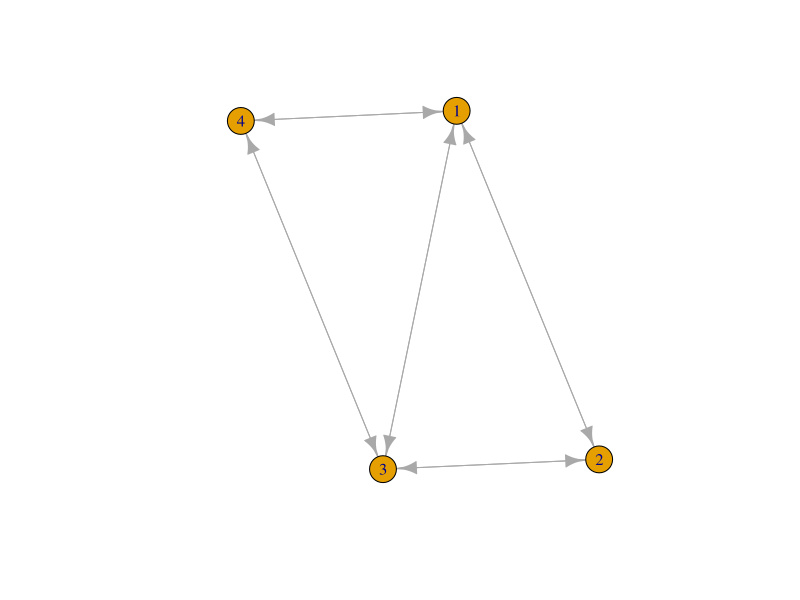
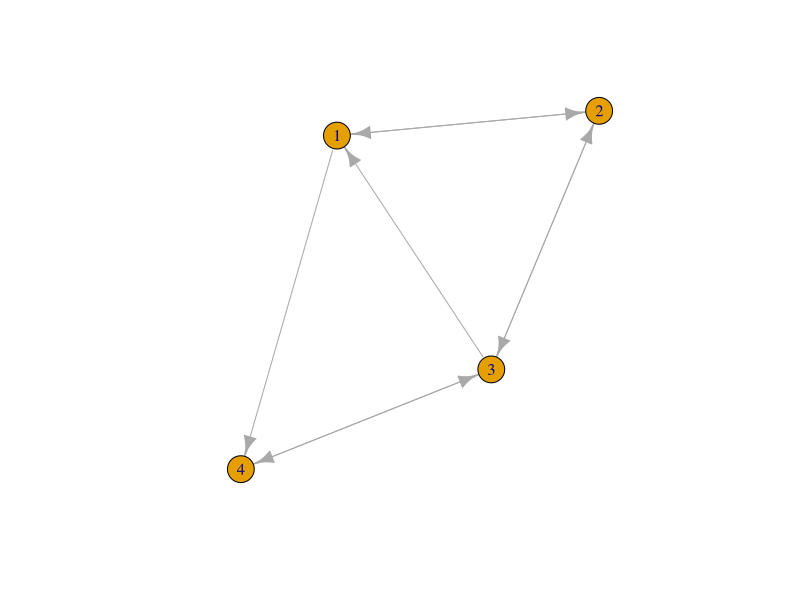

Write R code to recreate these figures, in order.
## ---- chunk 1
knitr::opts_chunk$set(echo = TRUE)
## ---- chunk 2
set.seed(42)
snm <- matrix(sample(x= 0:1, size=100*100, replace = T), nrow = 100, ncol = 100)

diag(snm) <- 0

snm2 <- t(snm)

snm[upper.tri(snm)] <- snm2[upper.tri(snm2)]

snmsums <- rowSums (x=snm)
mean(snmsums)

#descriptives: mean nominations, stddev, outdegree, indegree
sum (snmsums)

density <- (sum(snmsums)/9900)
#density (total ties/possible ties)

density

rm(snmd)

snmd <- matrix(sample(x= 0:1, size=10000, replace = T), nrow = 100, ncol = 100)

diag(snmd) <- 0

snmd2 <- (t(snmd[upper.tri(snmd)])+snmd[lower.tri(snmd)])


set.seed(40)

snt <- matrix(sample(x= 0:1, size=4*4, replace = T), nrow = 4, ncol = 4)

diag(snt) <- 0

snt2 <- t(snt)



snt[upper.tri(snt)] <- snt2[upper.tri(snt2)]
snt[lower.tri(snt)]

# Print connections 1 (3 and 4)
# Test if 3 connects to 4
#
## ---- chunk 3
install.packages("igraph")
library(igraph)

set.seed(123643)
snt <- matrix(sample(x= 0:1, size=16, replace = T), nrow = 4, ncol = 4)


snt_un <- snt + t(snt)
snt_un[snt_un == 2] <- 1
diag(snt_un) <-0
snt_un
netG <-graph_from_adjacency_matrix(snt_un)
class(netG)
plot(netG)
igraph::transitivity(netG, type="undirected")

?igraph
## ---- chunk 4
set.seed(123643)
snt <- matrix(sample(x= 0:1, size=16, replace = T), nrow = 4, ncol = 4)

diag(snt) <-0

netG2 <-graph_from_adjacency_matrix(snt)
plot(netG2)
igraph::dyad_census(netG2)

